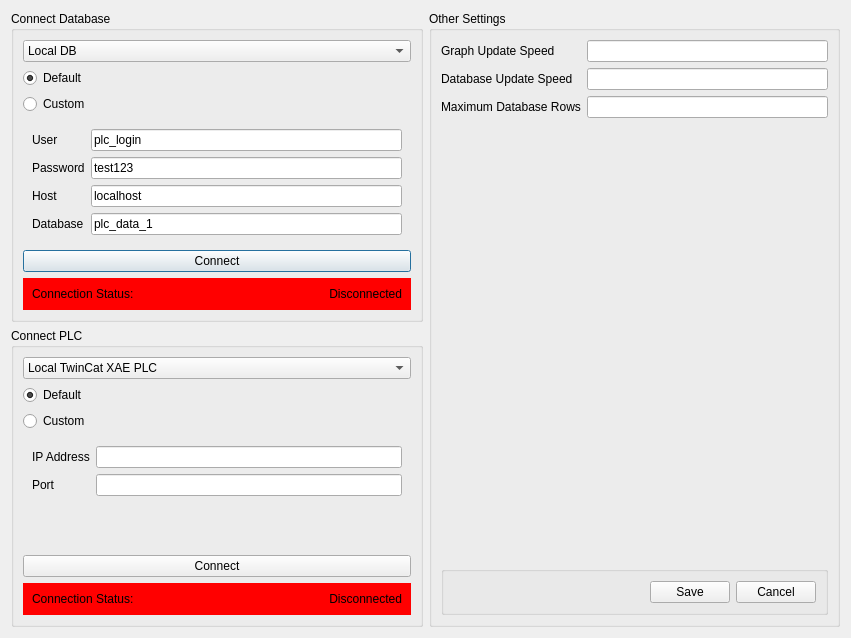
<?xml version="1.0" encoding="UTF-8"?>
<ui version="4.0">
 <class>Dialog</class>
 <widget class="QDialog" name="Dialog">
  <property name="geometry">
   <rect>
    <x>0</x>
    <y>0</y>
    <width>851</width>
    <height>638</height>
   </rect>
  </property>
  <property name="windowTitle">
   <string>Dialog</string>
  </property>
  <layout class="QGridLayout" name="gridLayout">
   <item row="0" column="0">
    <widget class="QGroupBox" name="database_settings_box">
     <property name="title">
      <string>Connect Database</string>
     </property>
     <layout class="QVBoxLayout" name="verticalLayout_2">
      <item>
       <widget class="QComboBox" name="db_select_dropdown">
        <property name="editable">
         <bool>false</bool>
        </property>
        <property name="currentText">
         <string extracomment="Select PLC...">Local DB</string>
        </property>
        <property name="currentIndex">
         <number>0</number>
        </property>
        <property name="placeholderText">
         <string extracomment="Select PLC"/>
        </property>
        <item>
         <property name="text">
          <string>Local DB</string>
         </property>
        </item>
       </widget>
      </item>
      <item>
       <widget class="QRadioButton" name="db_connection_default_radio">
        <property name="text">
         <string>Default</string>
        </property>
        <property name="checked">
         <bool>true</bool>
        </property>
       </widget>
      </item>
      <item>
       <widget class="QRadioButton" name="db_connection_custom_radio">
        <property name="text">
         <string>Custom</string>
        </property>
       </widget>
      </item>
      <item>
       <widget class="QGroupBox" name="db_settings_form">
        <property name="styleSheet">
         <string notr="true">QGroupBox{border:0}</string>
        </property>
        <property name="title">
         <string/>
        </property>
        <layout class="QGridLayout" name="gridLayout_5">
         <item row="0" column="0">
          <widget class="QLabel" name="label_4">
           <property name="text">
            <string>User</string>
           </property>
          </widget>
         </item>
         <item row="0" column="1">
          <widget class="QLineEdit" name="db_login_input">
           <property name="text">
            <string>plc_login</string>
           </property>
          </widget>
         </item>
         <item row="1" column="0">
          <widget class="QLabel" name="label_6">
           <property name="text">
            <string>Password</string>
           </property>
          </widget>
         </item>
         <item row="1" column="1">
          <widget class="QLineEdit" name="db_password_input">
           <property name="text">
            <string>test123</string>
           </property>
          </widget>
         </item>
         <item row="2" column="0">
          <widget class="QLabel" name="label_8">
           <property name="text">
            <string>Host</string>
           </property>
          </widget>
         </item>
         <item row="2" column="1">
          <widget class="QLineEdit" name="db_host_input">
           <property name="text">
            <string>localhost</string>
           </property>
          </widget>
         </item>
         <item row="3" column="0">
          <widget class="QLabel" name="label_7">
           <property name="text">
            <string>Database</string>
           </property>
          </widget>
         </item>
         <item row="3" column="1">
          <widget class="QLineEdit" name="db_db_input">
           <property name="text">
            <string>plc_data_1</string>
           </property>
          </widget>
         </item>
        </layout>
       </widget>
      </item>
      <item>
       <spacer name="verticalSpacer">
        <property name="orientation">
         <enum>Qt::Orientation::Vertical</enum>
        </property>
        <property name="sizeHint" stdset="0">
         <size>
          <width>20</width>
          <height>40</height>
         </size>
        </property>
       </spacer>
      </item>
      <item>
       <widget class="QPushButton" name="db_connect_button">
        <property name="text">
         <string>Connect</string>
        </property>
       </widget>
      </item>
      <item>
       <widget class="QGroupBox" name="db_connection_status_box">
        <property name="styleSheet">
         <string notr="true">background-color: red;border:0;</string>
        </property>
        <property name="title">
         <string/>
        </property>
        <layout class="QHBoxLayout" name="horizontalLayout_3">
         <item>
          <widget class="QLabel" name="label">
           <property name="text">
            <string>Connection Status:</string>
           </property>
          </widget>
         </item>
         <item>
          <widget class="QLabel" name="db_connected_label">
           <property name="text">
            <string>Disconnected</string>
           </property>
           <property name="alignment">
            <set>Qt::AlignmentFlag::AlignRight|Qt::AlignmentFlag::AlignTrailing|Qt::AlignmentFlag::AlignVCenter</set>
           </property>
          </widget>
         </item>
        </layout>
       </widget>
      </item>
     </layout>
    </widget>
   </item>
   <item row="1" column="0">
    <widget class="QGroupBox" name="plc_settings_box">
     <property name="title">
      <string>Connect PLC</string>
     </property>
     <layout class="QVBoxLayout" name="verticalLayout_3">
      <item>
       <widget class="QComboBox" name="plc_select_dropdown">
        <property name="editable">
         <bool>false</bool>
        </property>
        <property name="currentText">
         <string extracomment="Select PLC...">Local TwinCat XAE PLC</string>
        </property>
        <property name="currentIndex">
         <number>0</number>
        </property>
        <property name="placeholderText">
         <string extracomment="Select PLC"/>
        </property>
        <item>
         <property name="text">
          <string>Local TwinCat XAE PLC</string>
         </property>
        </item>
        <item>
         <property name="text">
          <string>Beckhoff PLC</string>
         </property>
        </item>
        <item>
         <property name="text">
          <string>Allen Bradley PLC</string>
         </property>
        </item>
       </widget>
      </item>
      <item>
       <widget class="QRadioButton" name="default_plc_radio">
        <property name="text">
         <string>Default</string>
        </property>
        <property name="checked">
         <bool>true</bool>
        </property>
       </widget>
      </item>
      <item>
       <widget class="QRadioButton" name="custom_plc_radio">
        <property name="text">
         <string>Custom</string>
        </property>
        <property name="checked">
         <bool>false</bool>
        </property>
       </widget>
      </item>
      <item>
       <widget class="QGroupBox" name="plc_connection_settings">
        <property name="styleSheet">
         <string notr="true">QGroupBox{border:0}</string>
        </property>
        <property name="title">
         <string/>
        </property>
        <property name="flat">
         <bool>false</bool>
        </property>
        <property name="checkable">
         <bool>false</bool>
        </property>
        <layout class="QGridLayout" name="gridLayout_6">
         <item row="0" column="0">
          <widget class="QLabel" name="label_3">
           <property name="text">
            <string>IP Address</string>
           </property>
          </widget>
         </item>
         <item row="0" column="1">
          <widget class="QLineEdit" name="plc_ip_port"/>
         </item>
         <item row="1" column="0">
          <widget class="QLabel" name="label_5">
           <property name="text">
            <string>Port</string>
           </property>
          </widget>
         </item>
         <item row="1" column="1">
          <widget class="QLineEdit" name="plc_port_input"/>
         </item>
        </layout>
       </widget>
      </item>
      <item>
       <spacer name="verticalSpacer_4">
        <property name="orientation">
         <enum>Qt::Orientation::Vertical</enum>
        </property>
        <property name="sizeHint" stdset="0">
         <size>
          <width>20</width>
          <height>144</height>
         </size>
        </property>
       </spacer>
      </item>
      <item>
       <widget class="QPushButton" name="plc_connect_button">
        <property name="text">
         <string>Connect</string>
        </property>
       </widget>
      </item>
      <item>
       <widget class="QGroupBox" name="plc_connection_status_box">
        <property name="styleSheet">
         <string notr="true">background-color: red;
border:0</string>
        </property>
        <property name="title">
         <string/>
        </property>
        <layout class="QHBoxLayout" name="horizontalLayout_4">
         <item>
          <widget class="QLabel" name="label_9">
           <property name="text">
            <string>Connection Status:</string>
           </property>
          </widget>
         </item>
         <item>
          <widget class="QLabel" name="plc_connection_status_label">
           <property name="text">
            <string>Disconnected</string>
           </property>
           <property name="alignment">
            <set>Qt::AlignmentFlag::AlignRight|Qt::AlignmentFlag::AlignTrailing|Qt::AlignmentFlag::AlignVCenter</set>
           </property>
          </widget>
         </item>
        </layout>
       </widget>
      </item>
     </layout>
    </widget>
   </item>
   <item row="0" column="1" rowspan="2">
    <widget class="QGroupBox" name="groupBox">
     <property name="title">
      <string>Other Settings</string>
     </property>
     <layout class="QGridLayout" name="gridLayout_2">
      <item row="2" column="0">
       <widget class="QLabel" name="label_11">
        <property name="text">
         <string>Maximum Database Rows</string>
        </property>
       </widget>
      </item>
      <item row="4" column="0" colspan="2">
       <widget class="QGroupBox" name="groupBox_2">
        <property name="title">
         <string/>
        </property>
        <layout class="QHBoxLayout" name="horizontalLayout">
         <item>
          <spacer name="horizontalSpacer">
           <property name="orientation">
            <enum>Qt::Orientation::Horizontal</enum>
           </property>
           <property name="sizeHint" stdset="0">
            <size>
             <width>40</width>
             <height>20</height>
            </size>
           </property>
          </spacer>
         </item>
         <item>
          <widget class="QPushButton" name="pushButton_2">
           <property name="text">
            <string>Save</string>
           </property>
          </widget>
         </item>
         <item>
          <widget class="QPushButton" name="pushButton">
           <property name="text">
            <string>Cancel</string>
           </property>
          </widget>
         </item>
        </layout>
       </widget>
      </item>
      <item row="1" column="0">
       <widget class="QLabel" name="label_10">
        <property name="text">
         <string>Database Update Speed</string>
        </property>
       </widget>
      </item>
      <item row="0" column="0">
       <widget class="QLabel" name="label_2">
        <property name="text">
         <string>Graph Update Speed</string>
        </property>
       </widget>
      </item>
      <item row="2" column="1">
       <widget class="QLineEdit" name="lineEdit_3"/>
      </item>
      <item row="1" column="1">
       <widget class="QLineEdit" name="lineEdit_2"/>
      </item>
      <item row="3" column="1">
       <spacer name="verticalSpacer_2">
        <property name="orientation">
         <enum>Qt::Orientation::Vertical</enum>
        </property>
        <property name="sizeHint" stdset="0">
         <size>
          <width>20</width>
          <height>40</height>
         </size>
        </property>
       </spacer>
      </item>
      <item row="0" column="1">
       <widget class="QLineEdit" name="lineEdit"/>
      </item>
     </layout>
    </widget>
   </item>
  </layout>
 </widget>
 <resources/>
 <connections/>
</ui>
